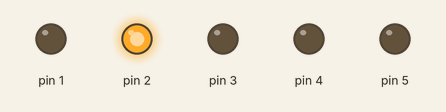
This sketch was run on a simulated Arduino Uno, built with avr-gcc and run on an emulated ATmega328P. On the bench: output pins drawn as LEDs (lit = HIGH).

Above: at 0.12 s.
At 0.87 s:
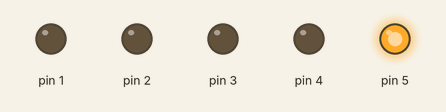
At 1.37 s:
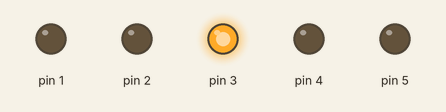
At 2.62 s:
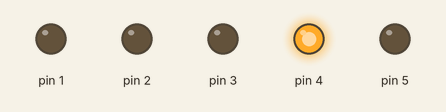
Timing chart, 0 to 3.0 s (numbered marks = the images above):
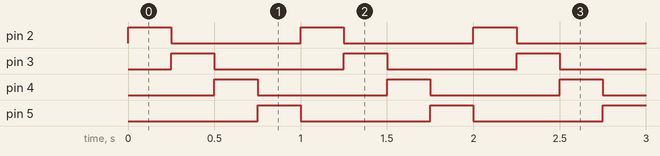

Measured:
- by itself, pin 2–5: alternates HIGH for 0.25 s and LOW for 0.75 s
- by itself, everything shown: repeats every 1.0 s, in 4 steps

The sketch:

Register_control_Left_To_Right.ino
```cpp
/*
 * Praktikum 5
 * Aswin Saputra
 * 31 1221 000 6
 * LED SEquence dari KIRI --> kanan
 * LED menyala Bergatian
 * LED_1    LED_2   LED_3   LED_4
 * ON       OFF     OFF     OFF
 * OFF      ON      OFF     OFF
 * OFF      OFF     ON      OFF
 * OFF      OFF     OFF     ON
 * dan berulang
 */

void setup() {
  // Sett PORT D menjadi input untuk
  // DDRD |= B00111100;
  // pin 2, 3, 4, 5
  DDRD |= 0x3E;
  // set nilai awal di PORT D menjadi 0
  PORTD = 0x0;
}

void loop() {
  PORTD = 0x04;
  for (byte ii = 1; ii <= 4; ++ii) {
    delay(250);
    PORTD <<= 1;
  }
}
```
